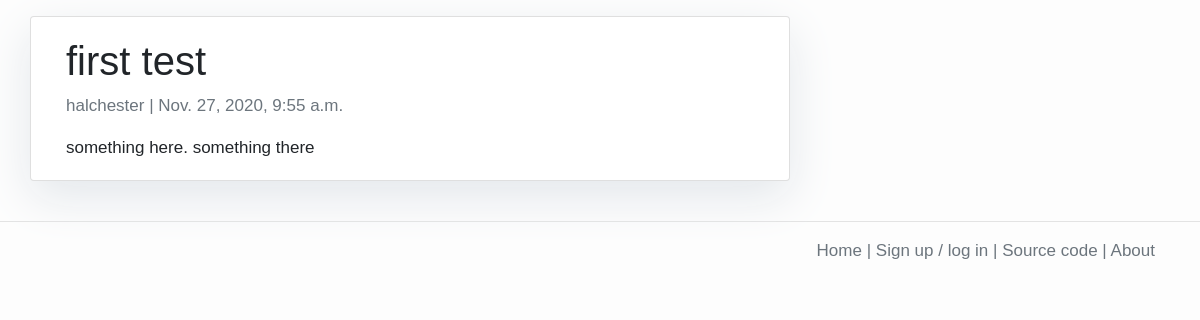
Page /first-test/ on the earlier database version.
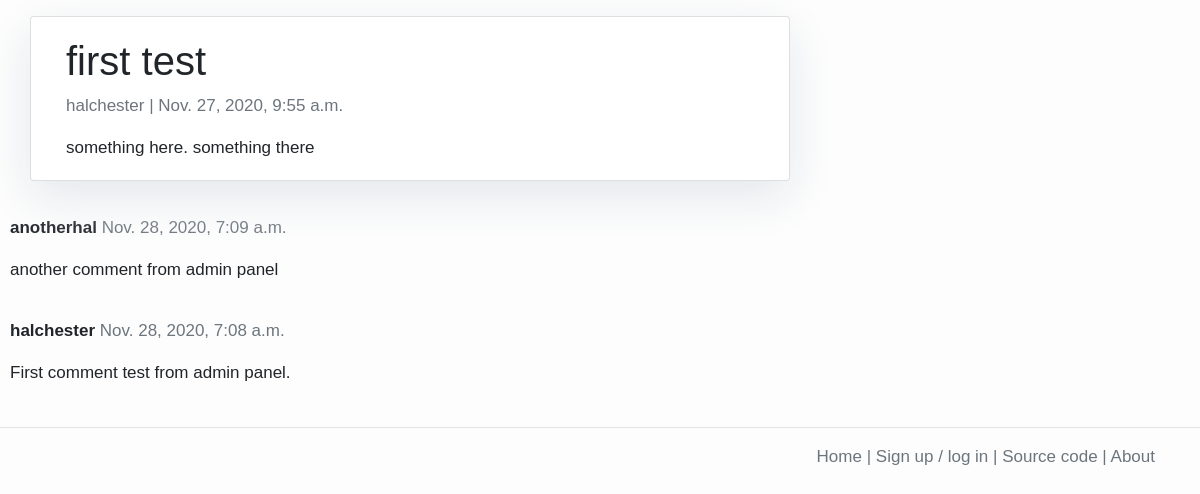
Same page on the later database version.
### blogs/models.py (models this page shows, shortened)
class Comment(models.Model):
    post = models.ForeignKey(Post,on_delete=models.CASCADE,related_name='comments')
    name = models.CharField(max_length = 100)
    email = models.EmailField()
    comment = models.TextField()
    created_on = models.DateTimeField(auto_now_add = True)
    active = models.BooleanField(default=False)
    class Meta:
        ordering = ['-created_on']

### blogs/views.py (the view)
# urls.py: path('<slug:slug>/',views.PostDetail.as_view(),name = "post_detail"),
class PostDetail(generic.DetailView):
    model = Post
    template = 'post_detail.html'

### blogs/templates/blogs/post_detail.html
{% extends 'base_layout.html' %}
{% load crispy_forms_tags %}
{% block content %}
<div class="container">
  <div class="row">
    <div class="col-md-8 card mb-4  mt-3 left  top">
      <div class="card-body">
        <h1>{% block title %} {{ object.title }} {% endblock title %}</h1>
        <p class=" text-muted">{{ post.author }} | {{ post.created_on }}</p>
        <p class="card-text ">{{ object.content | safe }}</p>
      </div>
    </div>
  </div>
</div>
{% for comment in post.comments.all %}
  <div class="comments" style="padding: 10px;">
    <p class="font-weight-bold">
      {{ comment.name }}
      <span class = "text-muted font-weight-normal">
        {{ comment.created_on }}
      </span>
    </p>
    {{ comment.comment | linebreaks }}
  </div>
{% endfor %}
{% endblock content %}

Differences in the rows shown:
added Comment: name "anotherhal", created_on "Nov. 28, 2020, 7:09 a.m.", comment "another comment from admin panel"
added Comment: name "halchester", created_on "Nov. 28, 2020, 7:08 a.m.", comment "First comment test from admin panel."
